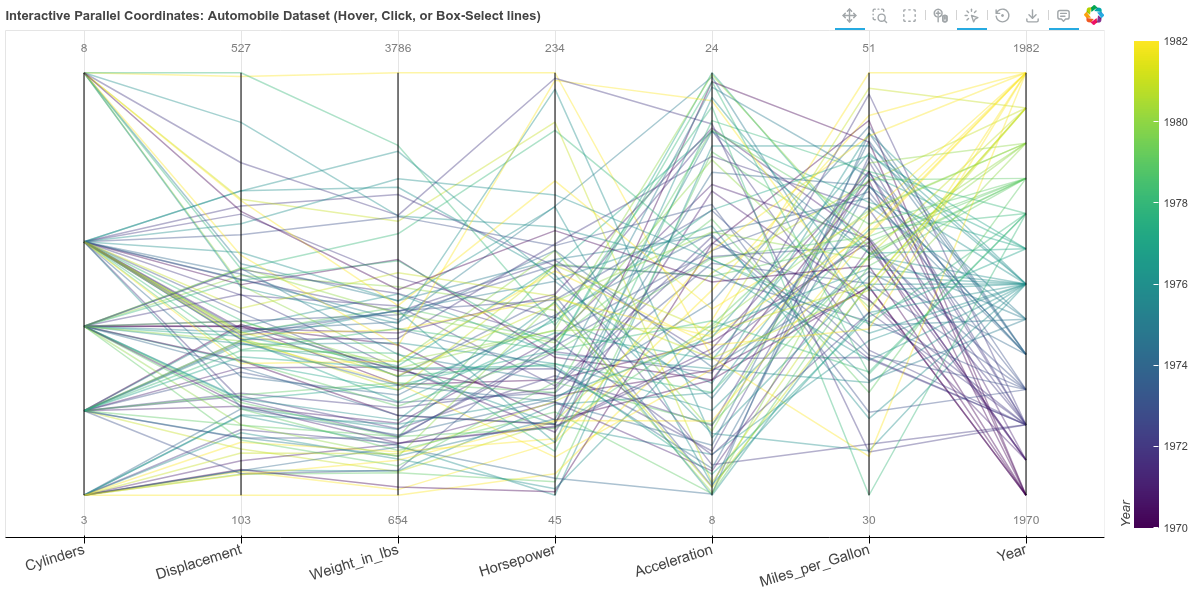

Write the Python code that produced this figure.
from bokeh_rocks import create_parallel_coordinates, show, save_plot
import pandas as pd
import numpy as np
# Generate car dataset similar to the example
np.random.seed(42)
years = list(range(1970, 1983))
n_cars = 100

car_data = []
for _ in range(n_cars):
    year = np.random.choice(years)
    cylinders = np.random.choice([3, 4, 5, 6, 8])
    
    # Generate correlated attributes
    displacement = cylinders * np.random.uniform(30, 70)
    weight = displacement * np.random.uniform(5, 8)
    horsepower = cylinders * np.random.uniform(15, 30)
    acceleration = np.random.uniform(8, 24)
    mpg = 50 - (weight / 200) + np.random.uniform(-5, 5)
    
    car_data.append({
        'Cylinders': cylinders,
        'Displacement': displacement,
        'Weight_in_lbs': weight,
        'Horsepower': horsepower,
        'Acceleration': acceleration,
        'Miles_per_Gallon': mpg,
        'Year': year
    })

cars_df = pd.DataFrame(car_data)

plot1 = create_parallel_coordinates(
    data=cars_df,
    dimensions=['Cylinders', 'Displacement', 'Weight_in_lbs', 'Horsepower', 
                'Acceleration', 'Miles_per_Gallon', 'Year'],
    color_by='Year',
    title='Interactive Parallel Coordinates: Automobile Dataset (Hover, Click, or Box-Select lines)',
    line_alpha=0.4,
    line_width=1.5,
    output_path='example1_cars.html'
)

show(plot1)

save_plot(plot1, "output/parallel_01")
